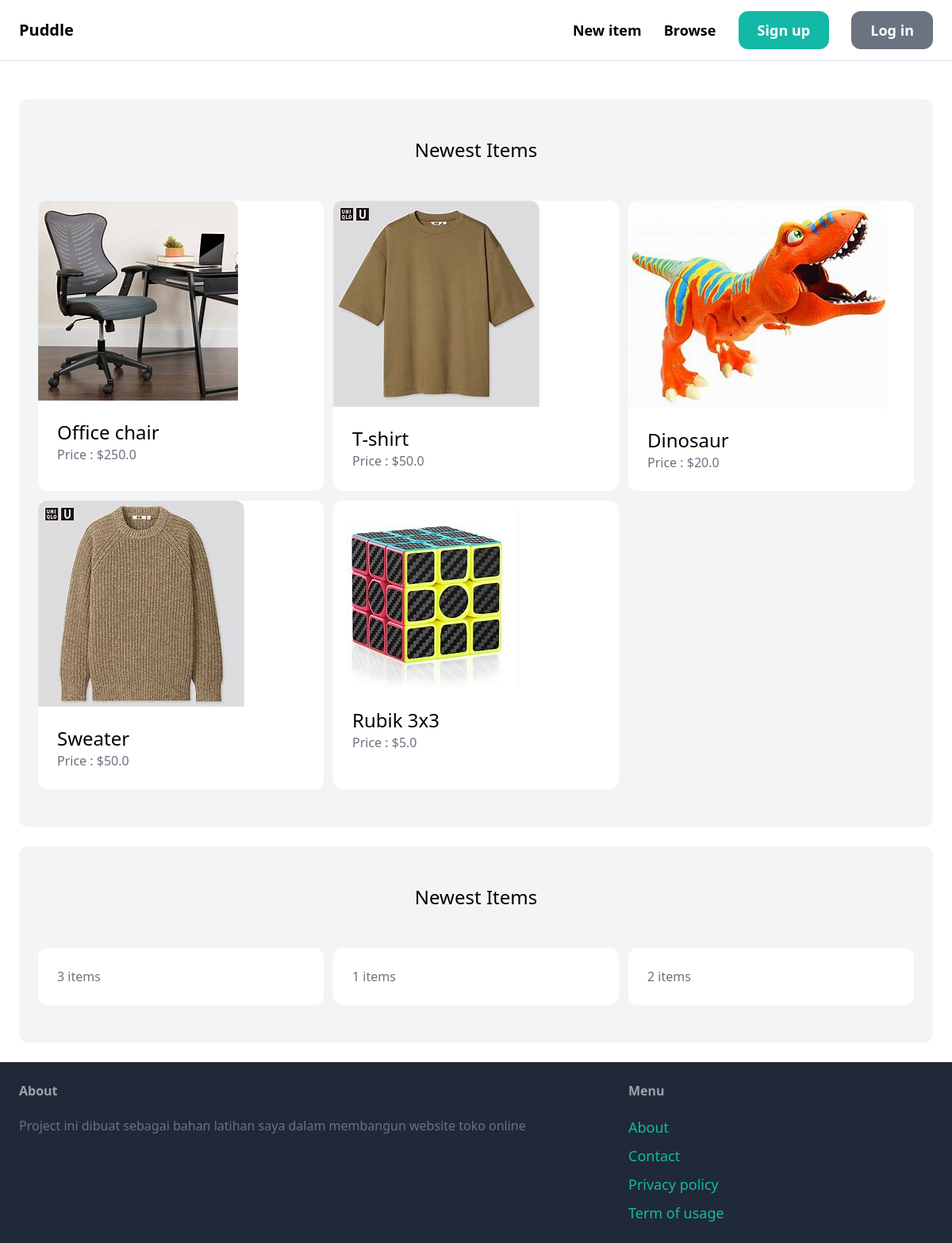
The page / on the database its author committed.
### item/models.py (models this page shows, shortened)
class Item(models.Model):
    category = models.ForeignKey(Category, related_name="items", on_delete=models.CASCADE)
    name = models.TextField(blank=True, null=True)
    description = models.TextField(blank=True, null=True)
    price = models.FloatField()
    image = models.ImageField(upload_to="item_images", blank=True, null=True)
    is_sold = models.BooleanField(default=False)
    created_by = models.ForeignKey(User, related_name="item", on_delete=models.CASCADE)
    created_at = models.DateTimeField(auto_now_add=True)

class Category(models.Model):
    name = models.CharField(max_length=255)
    class Meta:
        ordering =("name",)
        verbose_name_plural = "Categories"

### core/views.py (the view)
# urls.py: path("", views.index, name="index"),
def index(request):
    items = Item.objects.filter(is_sold=False)[0:6]
    categories = Category.objects.all()
    return render(request, "core/index.html",{
        "categories" : categories,
        "items": items,
    })

### core/templates/core/index.html (shortened to what this page needs)
{% extends "core/base.html" %}
{% block content %}
    <div class="mt-6 px-6 py-12 bg-gray-100 rounded-xl">
        <h2 class="mb-12 text-2xl text-center">Newest Items</h2>
        <div class="grid grid-cols-3 gap-3">
            {% for item in items %}
                <div class="bg-white rounded-xl">
                    <a href="{% url 'item:detail' item.id %}">
                        <img src="{{ item.image.url }}" class="rounded-t-xl">
                    </a>
                    <div class="p-6">
                        <h2 class="text-2xl">{{item.name}}</h2>
                        <p class="text-gray-500">Price : ${{item.price}}</p>
                    </div>
                </div>
            {% endfor %}
        </div>
    </div>
    <div class="mt-6 px-6 py-12 bg-gray-100 rounded-xl">
        <h2 class="mb-12 text-2xl text-center">Newest Items</h2>
        <div class="grid grid-cols-3 gap-3">
            {% for category in categories %}
            <div class="bg-white rounded-xl">
                <div class="p-6">
                    <p class="text-gray-500">{{category.items.count}} items</p>
                </div>
            </div>
            {% endfor %}
        </div>
    </div>
{% endblock %}

### core/templates/core/base.html (shortened to what this page needs)
<!doctype html>
<html>
    <head>
        <script src="http://cdn.tailwindcss.com"></script>
    </head>
    <body>
        <nav class="px-6 py-6 flex justify-between items-center border-b border-gray-200">
            <a href="/" class="text-xl font-semibold">Puddle</a>
            <div class="space-x-6">
                <a href="{% url 'item:new' %}" class="text-lg font-semibold hover:text-gray-500">New item</a>
                <a href="{% url 'item:items' %}" class="text-lg font-semibold hover:text-gray-500">Browse</a>
                {% if request.user.is_authenticated  %}
                    <a href=" {% url 'conversation:inbox' %}" class="px-6 py-3 text-lg font-semibold bg-teal-500 text-white rounded-xl hover:bg-teal-700">Inbox</a>
                    <a href="{% url 'dashboard:index' %}" class="px-6 py-3 text-lg font-semibold bg-gray-500 text-white rounded-xl hover:bg-gray-700">Dashboard</a>
                {% else %}
                    <a href="{% url 'core:signup' %}" class="px-6 py-3 text-lg font-semibold bg-teal-500 text-white rounded-xl hover:bg-teal-700">Sign up</a>
                    <a href="{% url 'core:login' %}" class="px-6 py-3 text-lg font-semibold bg-gray-500 text-white rounded-xl hover:bg-gray-700">Log in</a>
                {% endif %}
            </div>
        </nav>
        <div class="px-6 py-6">
            {% block content%}{% endblock%}
        </div>
        <footer class="py-6 px-6 flex justify-between bg-gray-800">
            <div clas="w-2/3 pr-10">
                <h3 class="mb-5 font-semibold text-gray-400">About</h3>
                <p class="text-gray-500">Project ini dibuat sebagai bahan latihan saya dalam membangun website toko online</p>
            </div>
            <div class="w-1/3">
                <h3 class="mb-5 font-semibold text-gray-400">Menu</h3>
            <ul class="space-y-2">
                <li><a href="#" class="text-lg text-teal-500 hover:text-teal-700">About</a></li>
                <li><a href="{% url 'core:contact' %}" class="text-lg text-teal-500 hover:text-teal-700">Contact</a></li>
                <li><a href="#" class="text-lg text-teal-500 hover:text-teal-700">Privacy policy</a></li>
                <li><a href="#" class="text-lg text-teal-500 hover:text-teal-700">Term of usage</a></li>
            </ul>
            </div>
        </footer>
    </body>
</html>

### rows shown on the page
Item: image (picture), name "Office chair", price "250.0"
Item: image (picture), name "T-shirt", price "50.0"
Item: image (picture), name "Dinosaur", price "20.0"
Item: image (picture), name "Sweater", price "50.0"
Item: image (picture), name "Rubik 3x3", price "5.0"
Category: items.count "3"
Category: items.count "1"
Category: items.count "2"
